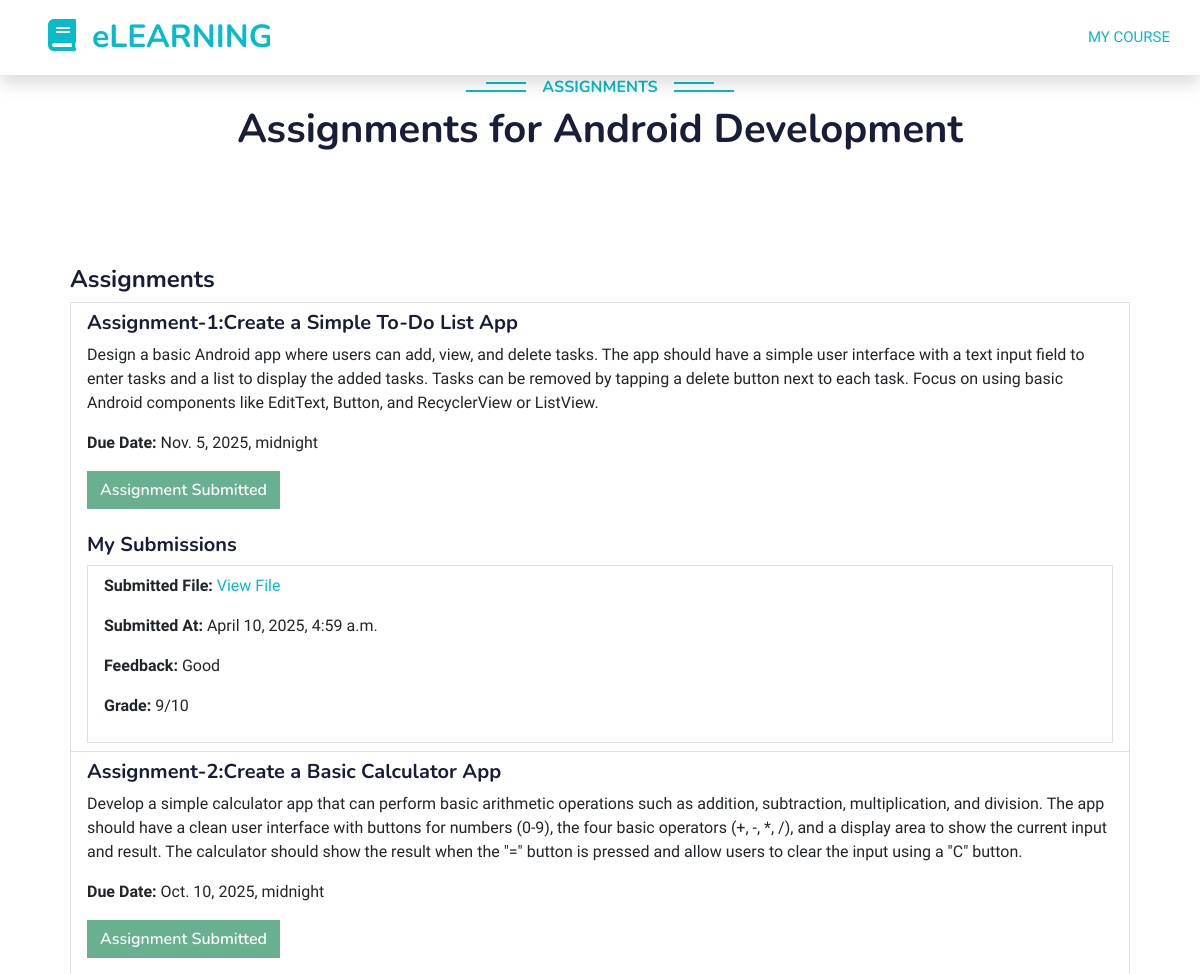
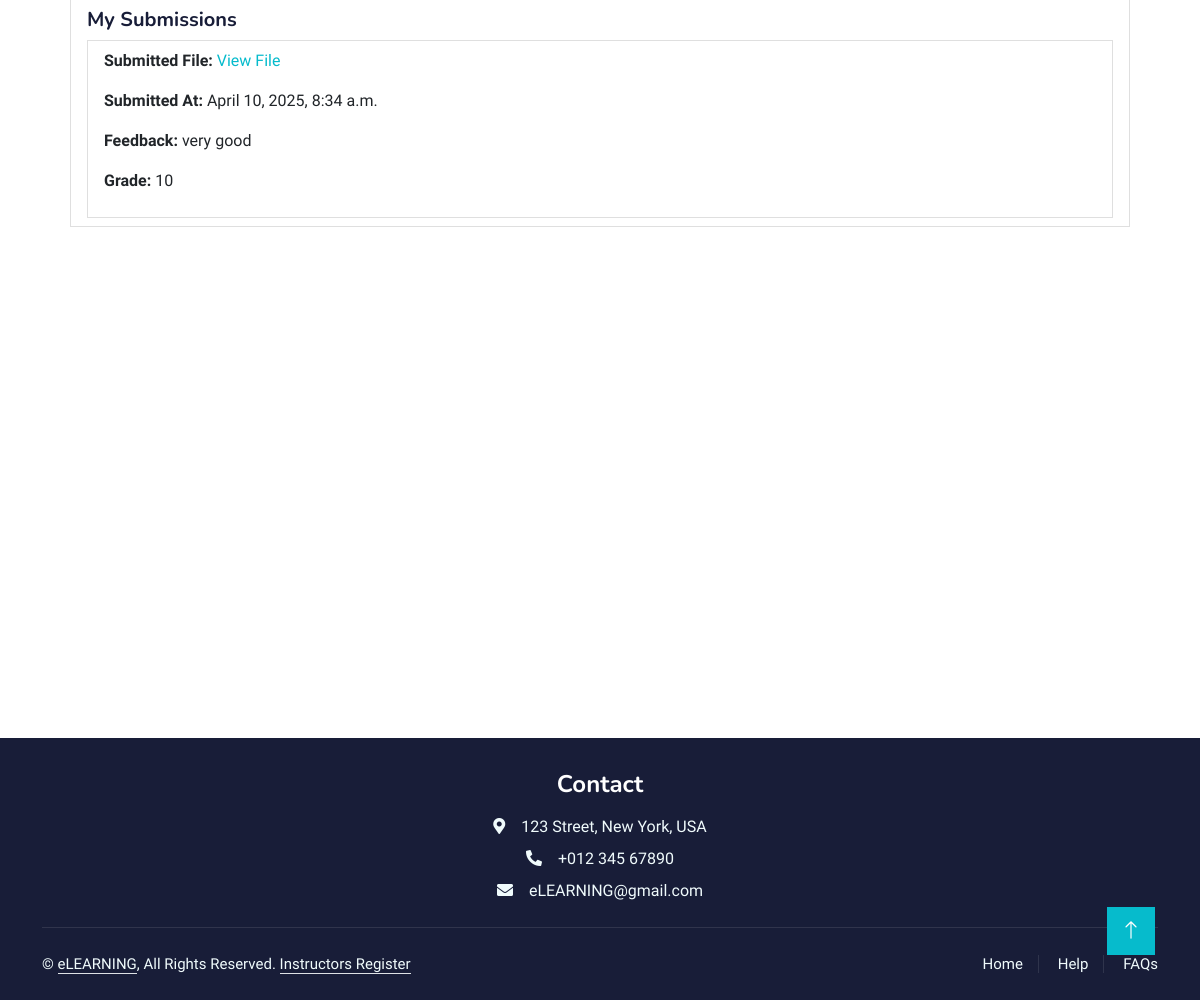
Screenshot of /students/students/my_course/5/assignments/ (signed in) with the database file from the repository (2 pictures, top to bottom).
### courses_app/models.py (models this page shows, shortened)
class Course(models.Model):
    title = models.CharField(max_length=255)
    description = models.TextField()
    instructor = models.ForeignKey(CustomUser, on_delete=models.CASCADE, limit_choices_to={'user_type': 'instructor'})
    price = models.DecimalField(max_digits=7, decimal_places=2, null=True, blank=True)
    created_at = models.DateTimeField(auto_now_add=True)
    updated_at = models.DateTimeField(auto_now=True)
    image = models.ImageField(upload_to='courses/images/', null=True, blank=True)

class Assignment(models.Model):
    instructor = models.ForeignKey(CustomUser, on_delete=models.CASCADE, related_name="assignments", null=True, blank=True)
    course = models.ForeignKey(Course, on_delete=models.CASCADE)
    title = models.CharField(max_length=255)
    description = models.TextField()
    due_date = models.DateTimeField()
    created_at = models.DateTimeField(auto_now_add=True)

class StudentSubmission(models.Model):
    student = models.ForeignKey(CustomUser, on_delete=models.CASCADE, related_name="submissions")
    assignment = models.ForeignKey(Assignment, on_delete=models.CASCADE, related_name="submissions")
    file = models.FileField(upload_to='submissions/')  # For uploaded files
    submitted_at = models.DateTimeField(auto_now_add=True)
    feedback = models.TextField(null=True, blank=True)  # Instructor's feedback
    grade = models.CharField(max_length=10, null=True, blank=True)

### students_app/views.py (the view)
# urls.py: path('students/my_course/<int:course_id>/assignments/', views.assignments_page, name='assignments_page'),
@login_required
def assignments_page(request, course_id):
    course = Course.objects.get(id=course_id)
    assignments = Assignment.objects.filter(course=course)
    submissions = StudentSubmission.objects.filter(student=request.user)
    submitted_assignment_ids = submissions.filter(student=request.user).values_list('assignment_id', flat=True)
    return render(request, 'students_app/assignments_page.html', {
        'course': course,
        'assignments': assignments,
        'submissions': submissions,
        'submitted_assignment_ids': submitted_assignment_ids,
        'user': request.user
    })

### students_app/templates/students_app/assignments_page.html (shortened to what this page needs)
<!DOCTYPE html>
<html lang="en">
{% extends 'courses_app/layout.html' %}
{% block navbar %}
<div class="navbar-nav ms-auto p-4 p-lg-0">
    <a href="{% url 'my_course' course.id %}" class="nav-item nav-link active">My Course</a>
</div>
{% endblock %}
{% block content %}
<div class="container">
    <div class="text-center wow fadeInUp" data-wow-delay="0.1s">
        <h6 class="section-title bg-white text-center text-primary px-3">Assignments</h6>
        <h1 class="mb-5">Assignments for {{ course.title }}</h1>
    </div>
    <div class="container d-flex" style="height: 100vh;">
        <div class="right-panel p-3" style="width: 100%; overflow-y: auto;">
            <div class="mt-5">
                <h4>Assignments</h4>
                <ul class="list-group">
                    {% for assignment in assignments %}
                        <li class="list-group-item">
                            <h5>{{ assignment.title }}</h5>
                            <p>{{ assignment.description }}</p>
                            <p><strong>Due Date:</strong> {{ assignment.due_date }}</p>
                            {% if assignment.id in submitted_assignment_ids %}
                                <button class="btn btn-success" disabled>Assignment Submitted</button>
                            {% else %}
                                <a href="{% url 'submit_assignment' assignment.id %}" class="btn btn-primary">Submit Assignment</a>
                            {% endif %}
                            <div class="mt-4">
                                <h5>My Submissions</h5>
                                <ul class="list-group">
                                    {% for submission in submissions %}
                                        {% if submission.assignment.id == assignment.id and submission.student.id == user.id %}
                                            <li class="list-group-item">
                                                <p><strong>Submitted File:</strong> <a href="{{ submission.submitted_file.url }}" target="_blank">View File</a></p>
                                                <p><strong>Submitted At:</strong> {{ submission.submitted_at }}</p>
                                                <p><strong>Feedback:</strong> {{ submission.feedback|default:"No feedback yet." }}</p>
                                                <p><strong>Grade:</strong> {{ submission.grade|default:"Not graded yet." }}</p>
                                            </li>
                                        {% endif %}
                                    {% empty %}
                                        <p>You haven't submitted any assignments yet.</p>
                                    {% endfor %}
                                </ul>
                            </div>
                        </li>
                    {% empty %}
                        <p>No assignments available.</p>
                    {% endfor %}
                </ul>
            </div>
        </div>
    </div>
</div>
{% endblock %}

### courses_app/static/css/style.css (style rules this page uses)
:root { --primary: #06BBCC; --light: #F0FBFC; --dark: #181d38; }
.btn { font-family: 'Nunito', sans-serif; font-weight: 600; transition: .5s; }
.navbar-light .navbar-nav .nav-link { margin-right: 30px; padding: 25px 0; color: #FFFFFF; font-size: 15px; text-transform: uppercase; outline: none; }
.navbar-light .navbar-nav .nav-link:hover, .navbar-light .navbar-nav .nav-link.active { color: var(--primary); }
.navbar-light .navbar-nav .nav-link { color: var(--dark); font-weight: 500; }
.section-title { position: relative; display: inline-block; text-transform: uppercase; }
.section-title::before { position: absolute; content: ""; width: calc(100% + 80px); height: 2px; top: 4px; left: -40px; background: var(--primary); z-index: -1; }
.section-title::after { position: absolute; content: ""; width: calc(100% + 120px); height: 2px; bottom: 5px; left: -60px; background: var(--primary); z-index: -1; }

### rows the page displays
Course: title "Android Development"
Assignment: title "Assignment-1:Create a Simple To-Do List App", description "Design a basic Android app where users can add, view, and delete tasks. The app should have a simple user interface with a text input field to enter tasks and a list to display the added tasks. Tasks can be removed by tapping a delete button next to each task. Focus on using basic Android components like EditText, Button, and RecyclerView or ListView.", due_date "Nov. 5, 2025, midnight", shows "Assignment Submitted"
StudentSubmission: submitted_at "April 10, 2025, 4:59 a.m.", feedback "Good", grade "9/10"
Assignment: title "Assignment-2:Create a Basic Calculator App", description "Develop a simple calculator app that can perform basic arithmetic operations such as addition, subtraction, multiplication, and division. The app should have a clean user interface with buttons for numbers (0-9), the four basic operators (+, -, *, /), and a display area to show the current input and result. The calculator should show the result when the \"=\" button is pressed and allow users to clear the input using a \"C\" button.", due_date "Oct. 10, 2025, midnight", shows "Assignment Submitted"
StudentSubmission: submitted_at "April 10, 2025, 8:34 a.m.", feedback "very good", grade "10"
